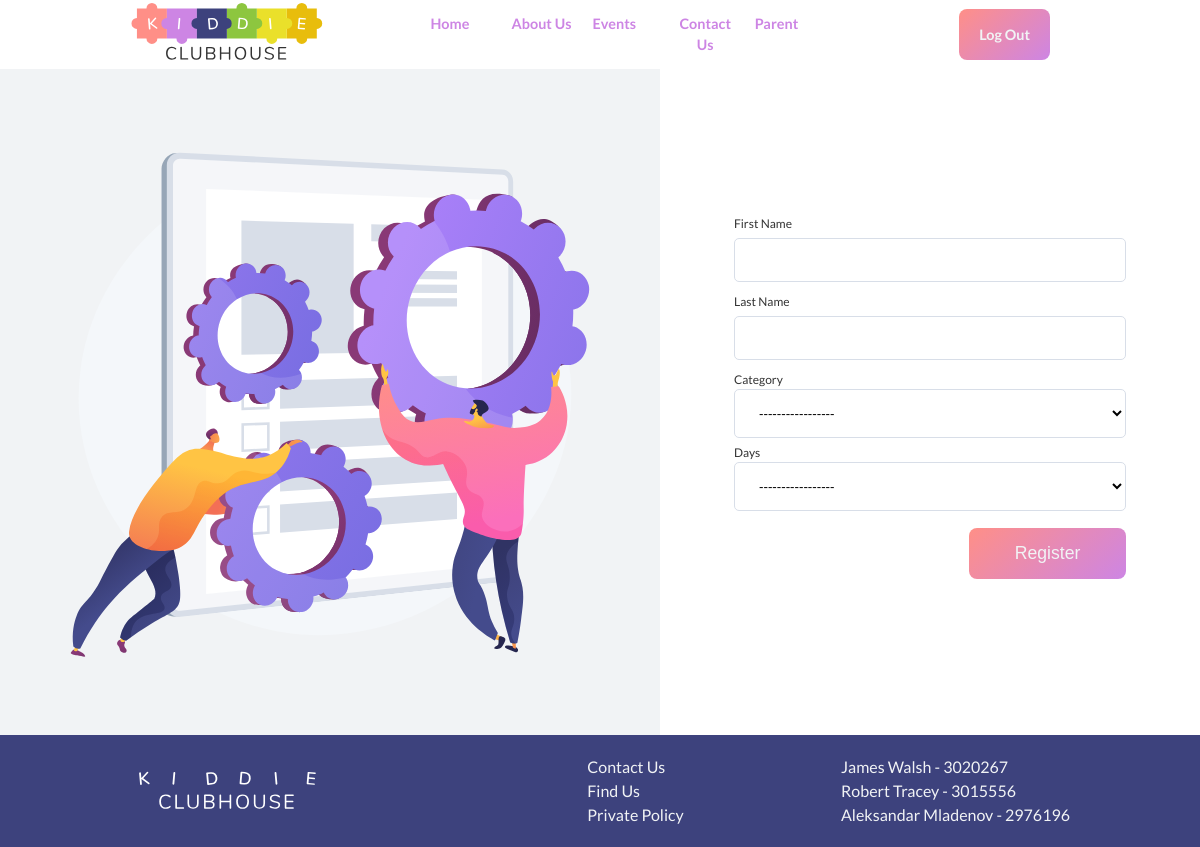
The page /registration.php (signed in) on the database its author committed.
### tables this page shows
CREATE TABLE `menu` (
  `id` int(11) NOT NULL,
  `parentId` int(11) DEFAULT NULL,
  `title` varchar(100) DEFAULT NULL,
  `link` varchar(255) DEFAULT NULL,
  `accessLevel` int(11) DEFAULT NULL
);

### registration.php (the view, shortened to what this page needs)
<!DOCTYPE html>
<html lang="en">
   <head>
      <?php include 'header.php'; ?>
   </head>
   <body>
      <?php
         $query = "SELECT categoryid, category FROM category";
         $result = @mysqli_query($db_connection, $query);
         $category = array();
         while ($row = mysqli_fetch_array($result)) {
           $category[] = array(
             'categoryid' => $row['categoryid'],
             'category' => $row['category']
           );
         }
         ?>
      <?php
           if (isset($_SESSION['user_id'])) {
             ?>
      <section class="day-details">
         <div class="grid">
            <div class="left-content">
               <figure><img src="img/cog-01.svg" alt=""></figure>
            </div>
            <form enctype="multipart/form-data" method='post' action="" class="update-details-form">
               <label for="firstname">First Name</label>
               <input type="text" id="firstname" name="firstname" placeholder="" value="<?php if(isset($firstname)) { echo $firstname; } ?>">
               <label for="lastname">Last Name</label>
               <input type="text" id="lastname" name="lastname" placeholder="" value="<?php if(isset($lastname)) { echo $lastname; } ?>">
               <label for="category">Category</label>
               <div class="custom-select">
                  <select name="categoryid">
                     <?php
                        if (isset($categoryid)) {
                          for ($row = 0; $row < sizeof($category); $row++) {
                            if ($category[$row]['categoryid'] == $categoryid) {
                          ?>
                     <option class="custom-option" value="<?php echo $category[$row]['categoryid']; ?>"><?php echo $category[$row]['category']; ?></option>
                     ;
                     <?php
                        }
                        }
                        for ($row = 0; $row < sizeof($category); $row++) {
                          if ($category[$row]['categoryid'] != $childname) {
                        ?>
                     <option class="custom-option" value="<?php echo $category[$row]['categoryid']; ?>"><?php echo $category[$row]['category']; ?></option>
                     ;
                     <?php
                        }
                        }
                        } else {
                        ?>
                     <option class="custom-option" value="">-----------------</option>
                     <?php
                        }
                        ?>
                  </select>
               </div>
               <label for="days">Days</label>
               <div class="custom-select">
                  <select name="days" id="days">
                    <option value="">-----------------</option>
                  </select>
               </div>
               <div class="flex">
                  <button type="submit" class="btn btn-primary" >Register</button>
               </div>
            </form>
         </div>
      </section>
      <?php
         }
         ?>
   </body>
</html>

### header.php (shortened to what this page needs)
<!DOCTYPE html>
<html lang="en">
<head>
  <link rel="stylesheet" href="https://unpkg.com/aos@next/dist/aos.css" />
  <link rel="stylesheet" href="https://cdnjs.cloudflare.com/ajax/libs/font-awesome/5.15.2/css/all.min.css"
 />
  <link rel="stylesheet" href="css/utilities.css">
  <link rel="stylesheet" href="css/style.css">
</head>
<body>
  <div class="menu-area">
    <div class="container flex">
      <figure><img class="logo" src="img/logo-01.svg" alt=""></figure>
      <?php
        require ('scripts/connect.php');
        if (isset($_SESSION['user_id'])) {
          $accesslevel = $_SESSION['accesslevel'];
        } else {
          $accesslevel = 3;
        }
        $query = "SELECT id, parentid, title, link, accesslevel FROM menu WHERE accesslevel >= '$accesslevel' ORDER BY parentid, id";
        $result = @mysqli_query($db_connection, $query);
        $menu = array();
        while ($row = mysqli_fetch_array($result)) {
          $menu[] = array(
            'id' => $row['id'],
            'parentid' => $row['parentid'],
            'title' => $row['title'],
            'link' => $row['link'],
            'accesslevel' => $row['accesslevel']
          );
        }
        ?>
        <ul>
          <?php
            for ($row = 0; $row < sizeof($menu); $row++) {
              if ($menu[$row]['parentid'] == 0) {
              ?>
              <li><a href="<?php echo $menu[$row]['link']; ?>"><?php echo $menu[$row]['title']; ?></a>
              <?php
              for ($sub = 0; $sub < sizeof($menu); $sub++) {
                if ($menu[$sub]['parentid'] == $menu[$row]['id']) {
                  ?>
                  <li><a href="<?php echo $menu[$sub]['link']; ?>"><?php echo $menu[$sub]['title']; ?></a></li>
                  <?php
                } else { echo '</li>  '; }
              }
              ?>
              </ul>
              <?php
              }
            }
          ?>
      <div class="nav-buttons">
        <?php if(isset($_SESSION['user_id'])) {
          ?>
          <a class="btn btn-primary" href="scripts/logout.php">Log Out</a>
          <?php
        } else {
          ?>
          <a class="btn btn-primary" href="sign-up-form.php">Sign Up</a>
          <a class="btn btn-primary" href="login-form.php">Log In</a>
          <?php
        }
        ?>
      </div>
    </div>
  </div>
</body>
</html>

### css/utilities.css (style rules this page uses)
:root { --color-primary: #ff8f87; --color-secondary: #cd85e4; --color-tertiary: #3d427d; --color-grey: #d8dee8; --color-grey-light: #f1f3f5; --color-grey-dark: #c2c8d1; --color-grey-darkest: #333; --heading-font: "Nunito", sans-serif; --body-font: "Lato", sans-serif; }
.container { max-width: 85%; margin: 0 auto; overflow: hideen; padding: 0 2.5em; }
.flex { display: flex; justify-content: center; align-items: center; height: 100%; }
.grid { height: 100%; display: grid; grid-template-columns: repeat(2, 1fr); grid-gap: 20px; justify-content: center; align-items: center; }
.btn { outline: none; border: none; font-size: 1.1em; padding: 15px 20px; border-radius: 8px; cursor: pointer; color: var(--color-grey-light); }
.btn-primary { background: rgb(255, 143, 135); background: linear-gradient( 138deg, rgba(255, 143, 135, 1) 0%, rgba(205, 133, 228, 1) 100% ); }
.sign-up-form, .log-in-form, .add-details-form, .del-details-form, .update-details-form { padding: 1em; display: flex; flex-direction: column; justify-content: center; }
.sign-up-form input, .sign-up-form textarea, .log-in-form input, .add-details-form input, .add-details-form textarea, .del-details-form input, .del-details-form textarea, .update-details-form input, .update-details-form textarea, .contact-form input, .contact-form textarea { padding: 1em; margin: 5px 0; border: 1px solid var(--color-grey); border-radius: 5px; }
.sign-up-form label, .log-in-form label, .add-details-form label, .del-details-form label, .update-details-form label, .contact-form label { margin-top: 0.5em; font-size: 0.75em; }
.sign-up-form .btn-primary, .log-in-form .btn-primary, .add-details-form .btn-primary, .del-details-form .btn-primary, .update-details-form .btn-primary { margin-top: 1em; width: 40%; }
.menu-area a { display: flex; align-items: center; justify-content: space-between; color: red; }
.menu-area .logo { width: 150%; }
.menu-area a { padding: 0.625em; font-weight: 700; font-size: 0.9em; color: var(--color-secondary); }
.menu-area ul { display: flex; justify-content: center; width: 100%; }
.menu-area ul li { position: relative; left: 40%; width: 100%; text-align: center; }
.menu-area .nav-buttons { width: 100%; display: flex; justify-content: flex-end; }
.nav-buttons .btn { margin: 0 20px; padding: 15px 20px; color: var(--color-grey-light); }
.left-content { height: 100%; width: 100%; background-color: var(--color-grey-light); }
.sign-up .grid, .login .grid, .day-details .grid { grid-gap: 0; height: 100%; grid-template-columns: 55% 45%; overflow: hidden; }
.sign-up .sign-up-form-card, .login .login-form-card, .update-details-form { margin: 0 auto; width: 80%; padding: 20px; }
.sign-up-form .flex, .login .flex, .day-details .flex, .contact-form .flex { flex-direction: row; justify-content: flex-end; }
.day-details .btn { margin-bottom: 15px; }

### css/style.css (style rules this page uses)
* { padding: 0; margin: 0; box-sizing: border-box; }
html { scroll-behavior: smooth; }
body { font-family: var(--body-font); line-height: 1.5; color: var(--color-grey-darkest); }
ul { list-style-type: none; }
a { text-decoration: none; }
img { width: 100%; }
.footer { background-color: var(--color-tertiary); padding: 1.25em 0; color: var(--color-grey-light); }
.footer .flex { flex-direction: row; justify-content: space-between; }
.footer .logo { width: 65%; }
.custom-select { position: relative; font-family: var(--body-font); }
.custom-select select { padding: 15px 20px; width: 100%; border: 1px solid var(--color-grey); border-radius: 5px; background-color: transparent; }
.custom-option { padding: 30px; }
.custom-option:nth-child(odd) { background-color: var(--color-grey); }

### rows shown on the page
menu: title "Home"
menu: title "About Us"
menu: title "Events"
menu: title "Contact Us"
menu: title "Parent"
